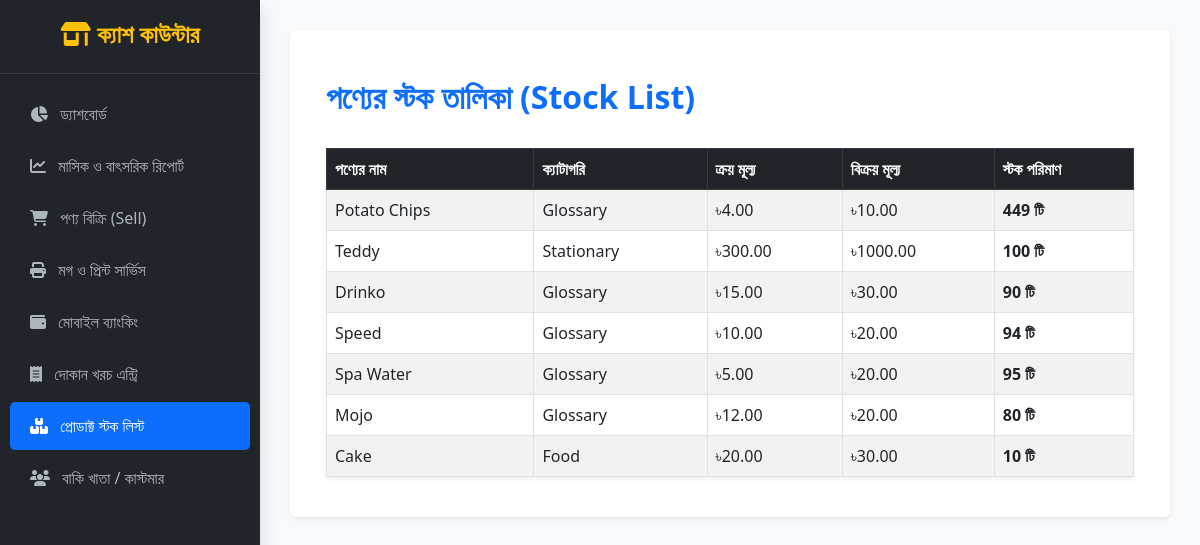
The app's page /stock-list/ with its own data.
### shop/models.py (models this page shows, shortened)
class Product(models.Model):
    name = models.CharField(max_length=200, verbose_name="পণ্যের নাম")
    category = models.ForeignKey(Category, on_delete=models.SET_NULL, null=True, blank=True, verbose_name="ক্যাটাগরি")
    buy_price = models.DecimalField(max_digits=10, decimal_places=2, verbose_name="ক্রয় মূল্য")
    sell_price = models.DecimalField(max_digits=10, decimal_places=2, verbose_name="বিক্রয় মূল্য")
    stock_quantity = models.IntegerField(default=0, verbose_name="স্টক পরিমাণ")

class Category(models.Model):
    name = models.CharField(max_length=100, unique=True, verbose_name="ক্যাটাগরির নাম")

### shop/views.py (the view)
# urls.py: path('stock-list/', views.stock_list, name='stock_list'),
def stock_list(request):
    products = Product.objects.all()
    return render(request, 'shop/stock_list.html', {'products': products})

### shop/templates/shop/stock_list.html (shortened to what this page needs)
{% extends 'shop/base.html' %}
{% block content %}
<div class="container mt-4">
    <div class="d-flex justify-content-between align-items-center mb-4">
        <h2 class="text-primary fw-bold">পণ্যের স্টক তালিকা (Stock List)</h2>
    </div>
    <table class="table table-bordered table-striped bg-white shadow-sm">
        <thead class="table-dark">
            <tr>
                <th>পণ্যের নাম</th>
                <th>ক্যাটাগরি</th>
                <th>ক্রয় মূল্য</th>
                <th>বিক্রয় মূল্য</th>
                <th>স্টক পরিমাণ</th>
            </tr>
        </thead>
        <tbody>
            {% for product in products %}
            <tr class="{% if product.stock_quantity <= 5 %}table-danger{% endif %}">
                <td>{{ product.name }}</td>
                <td>{% if product.category %}{{ product.category.name }}{% else %}N/A{% endif %}</td>
                <td>৳{{ product.buy_price }}</td>
                <td>৳{{ product.sell_price }}</td>
                <td class="fw-bold">
                    {{ product.stock_quantity }} টি
                </td>
            </tr>
            {% empty %}
            <tr>
                <td colspan="5" class="text-center text-muted">কোনো পণ্য পাওয়া যায়নি।</td>
            </tr>
            {% endfor %}
        </tbody>
    </table>
</div>
{% endblock %}

### shop/templates/shop/base.html (style rules this page uses)
body { background-color: #f8f9fa; }

### records on screen
Product: name "Potato Chips", category.name "Glossary", buy_price "4.00", sell_price "10.00", stock_quantity "449"
Product: name "Teddy", category.name "Stationary", buy_price "300.00", sell_price "1000.00", stock_quantity "100"
Product: name "Drinko", category.name "Glossary", buy_price "15.00", sell_price "30.00", stock_quantity "90"
Product: name "Speed", category.name "Glossary", buy_price "10.00", sell_price "20.00", stock_quantity "94"
Product: name "Spa Water", category.name "Glossary", buy_price "5.00", sell_price "20.00", stock_quantity "95"
Product: name "Mojo", category.name "Glossary", buy_price "12.00", sell_price "20.00", stock_quantity "80"
Product: name "Cake", category.name "Food", buy_price "20.00", sell_price "30.00", stock_quantity "10"
